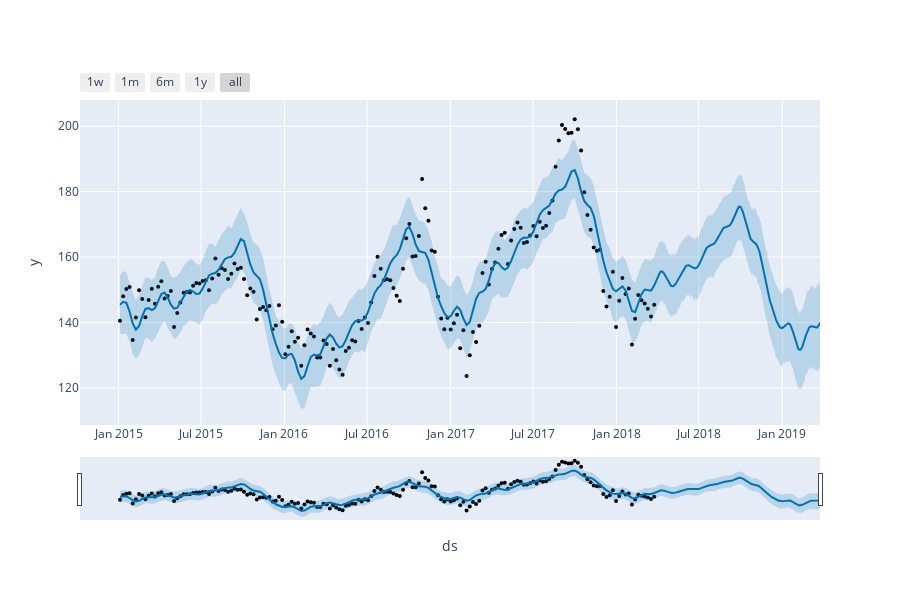

Write notebook code for a chart like this one.
### Code cell
# Python
from prophet.plot import plot_plotly, plot_components_plotly

plot_plotly(m, forecast)

### Figure 1 — Plotly figure (JSON) as saved in the notebook; plotly's stock layout.template omitted (floating-point values rounded to 4 significant figures; data arrays with more than 128 entries replaced by an {"elided": "..."} marker saying what was removed)
{"data": [{"marker": {"color": "black", "size": 4}, "mode": "markers", "name": "Actual", "type": "scatter", "x": {"elided": "169 str values"}, "y": {"elided": "169 float values"}}, {"hoverinfo": "skip", "line": {"width": 0}, "mode": "lines", "type": "scatter", "x": {"elided": "534 str values"}, "y": {"elided": "534 float values"}}, {"fill": "tonexty", "fillcolor": "rgba(0, 114, 178, 0.2)", "line": {"color": "#0072B2", "width": 2}, "mode": "lines", "name": "Predicted", "type": "scatter", "x": {"elided": "534 str values"}, "y": {"elided": "534 float values"}}, {"fill": "tonexty", "fillcolor": "rgba(0, 114, 178, 0.2)", "hoverinfo": "skip", "line": {"width": 0}, "mode": "lines", "type": "scatter", "x": {"elided": "534 str values"}, "y": {"elided": "534 float values"}}], "layout": {"height": 600, "showlegend": false, "width": 900, "xaxis": {"rangeselector": {"buttons": [{"count": 7, "label": "1w", "step": "day", "stepmode": "backward"}, {"count": 1, "label": "1m", "step": "month", "stepmode": "backward"}, {"count": 6, "label": "6m", "step": "month", "stepmode": "backward"}, {"count": 1, "label": "1y", "step": "year", "stepmode": "backward"}, {"step": "all"}]}, "rangeslider": {"visible": true}, "title": {"text": "ds"}, "type": "date"}, "yaxis": {"title": {"text": "y"}}}}
